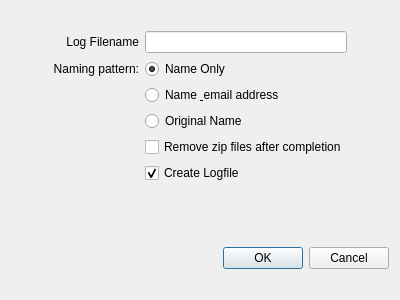
<?xml version="1.0" encoding="UTF-8"?>
<ui version="4.0">
 <class>Dialog</class>
 <widget class="QDialog" name="Dialog">
  <property name="windowModality">
   <enum>Qt::ApplicationModal</enum>
  </property>
  <property name="geometry">
   <rect>
    <x>0</x>
    <y>0</y>
    <width>400</width>
    <height>300</height>
   </rect>
  </property>
  <property name="windowTitle">
   <string>Dialog</string>
  </property>
  <layout class="QGridLayout" name="gridLayout_2">
   <item row="0" column="0">
    <layout class="QVBoxLayout" name="verticalLayout">
     <item>
      <spacer name="verticalSpacer_2">
       <property name="orientation">
        <enum>Qt::Vertical</enum>
       </property>
       <property name="sizeType">
        <enum>QSizePolicy::Fixed</enum>
       </property>
       <property name="sizeHint" stdset="0">
        <size>
         <width>20</width>
         <height>20</height>
        </size>
       </property>
      </spacer>
     </item>
     <item>
      <layout class="QHBoxLayout" name="horizontalLayout">
       <item>
        <spacer name="horizontalSpacer">
         <property name="orientation">
          <enum>Qt::Horizontal</enum>
         </property>
         <property name="sizeHint" stdset="0">
          <size>
           <width>40</width>
           <height>20</height>
          </size>
         </property>
        </spacer>
       </item>
       <item>
        <layout class="QGridLayout" name="gridLayout">
         <item row="0" column="0">
          <widget class="QLabel" name="label_2">
           <property name="text">
            <string>Log Filename</string>
           </property>
           <property name="alignment">
            <set>Qt::AlignRight|Qt::AlignTrailing|Qt::AlignVCenter</set>
           </property>
          </widget>
         </item>
         <item row="1" column="0">
          <widget class="QLabel" name="label_3">
           <property name="text">
            <string>Naming pattern:</string>
           </property>
           <property name="alignment">
            <set>Qt::AlignRight|Qt::AlignTrailing|Qt::AlignVCenter</set>
           </property>
          </widget>
         </item>
         <item row="5" column="1">
          <widget class="QCheckBox" name="createLogFileUI">
           <property name="text">
            <string>Create Logfile</string>
           </property>
           <property name="checked">
            <bool>true</bool>
           </property>
          </widget>
         </item>
         <item row="0" column="1">
          <widget class="QLineEdit" name="logFilenameUI"/>
         </item>
         <item row="4" column="1">
          <widget class="QCheckBox" name="removeZipFilesUI">
           <property name="text">
            <string>Remove zip files after completion</string>
           </property>
           <property name="checked">
            <bool>false</bool>
           </property>
          </widget>
         </item>
         <item row="1" column="1">
          <widget class="QRadioButton" name="namingPatternNameUI">
           <property name="text">
            <string>Name Only</string>
           </property>
           <property name="checked">
            <bool>true</bool>
           </property>
          </widget>
         </item>
         <item row="2" column="1">
          <widget class="QRadioButton" name="namingPatternNameEmailUI">
           <property name="text">
            <string>Name &amp; email address</string>
           </property>
          </widget>
         </item>
         <item row="3" column="1">
          <widget class="QRadioButton" name="namingPatternFullUI">
           <property name="text">
            <string>Original Name</string>
           </property>
          </widget>
         </item>
        </layout>
       </item>
       <item>
        <spacer name="horizontalSpacer_2">
         <property name="orientation">
          <enum>Qt::Horizontal</enum>
         </property>
         <property name="sizeHint" stdset="0">
          <size>
           <width>40</width>
           <height>20</height>
          </size>
         </property>
        </spacer>
       </item>
      </layout>
     </item>
     <item>
      <spacer name="verticalSpacer">
       <property name="orientation">
        <enum>Qt::Vertical</enum>
       </property>
       <property name="sizeHint" stdset="0">
        <size>
         <width>20</width>
         <height>40</height>
        </size>
       </property>
      </spacer>
     </item>
     <item>
      <widget class="QDialogButtonBox" name="buttonBox">
       <property name="orientation">
        <enum>Qt::Horizontal</enum>
       </property>
       <property name="standardButtons">
        <set>QDialogButtonBox::Cancel|QDialogButtonBox::Ok</set>
       </property>
      </widget>
     </item>
     <item>
      <spacer name="verticalSpacer_3">
       <property name="orientation">
        <enum>Qt::Vertical</enum>
       </property>
       <property name="sizeType">
        <enum>QSizePolicy::Fixed</enum>
       </property>
       <property name="sizeHint" stdset="0">
        <size>
         <width>20</width>
         <height>20</height>
        </size>
       </property>
      </spacer>
     </item>
    </layout>
   </item>
  </layout>
 </widget>
 <resources/>
 <connections>
  <connection>
   <sender>buttonBox</sender>
   <signal>accepted()</signal>
   <receiver>Dialog</receiver>
   <slot>accept()</slot>
   <hints>
    <hint type="sourcelabel">
     <x>248</x>
     <y>254</y>
    </hint>
    <hint type="destinationlabel">
     <x>157</x>
     <y>274</y>
    </hint>
   </hints>
  </connection>
  <connection>
   <sender>buttonBox</sender>
   <signal>rejected()</signal>
   <receiver>Dialog</receiver>
   <slot>reject()</slot>
   <hints>
    <hint type="sourcelabel">
     <x>316</x>
     <y>260</y>
    </hint>
    <hint type="destinationlabel">
     <x>286</x>
     <y>274</y>
    </hint>
   </hints>
  </connection>
 </connections>
</ui>
